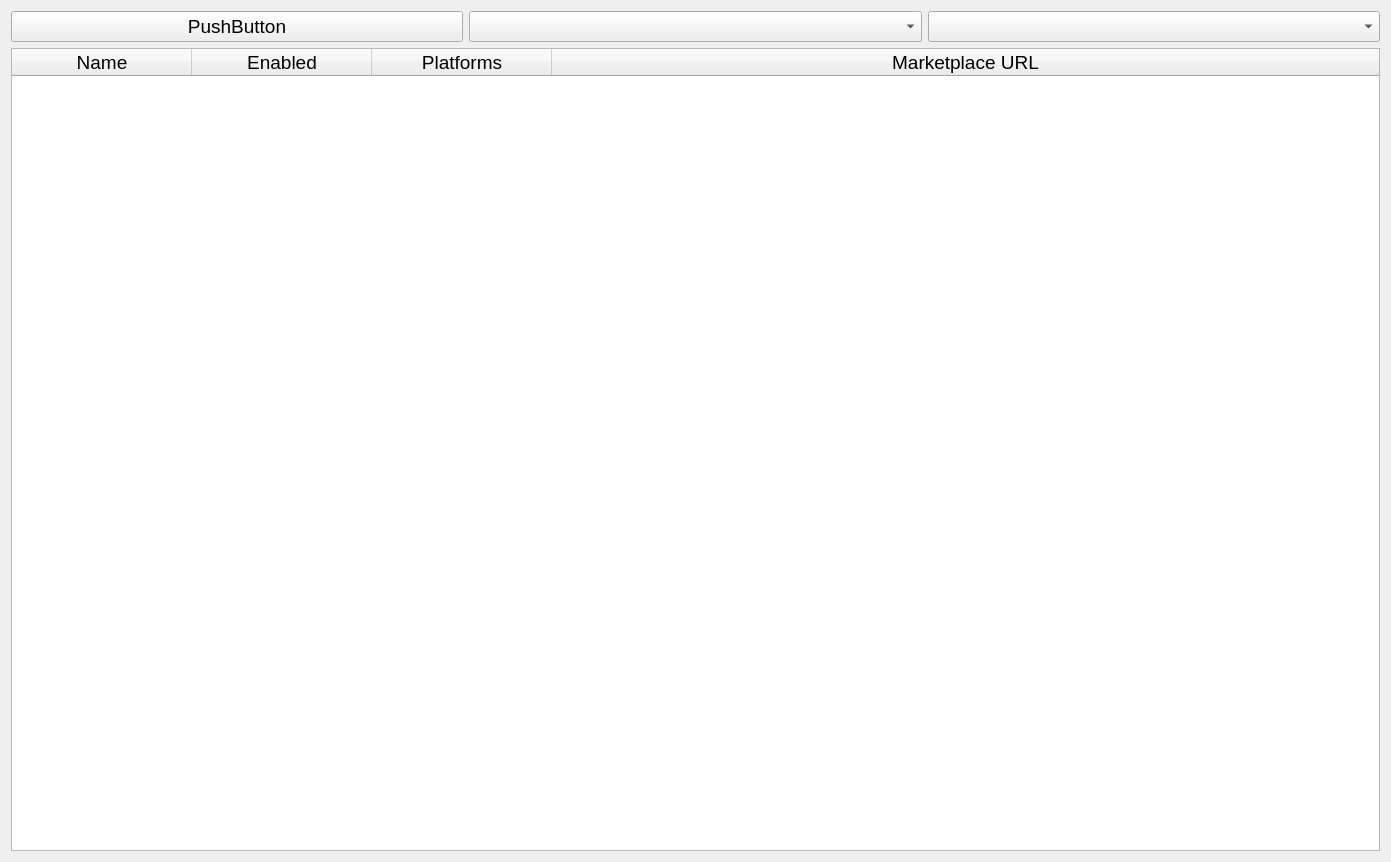
<?xml version="1.0" encoding="UTF-8"?>
<ui version="4.0">
 <class>KPM::UnrealProjectPluginView</class>
 <widget class="QWidget" name="KPM::UnrealProjectPluginView">
  <property name="geometry">
   <rect>
    <x>0</x>
    <y>0</y>
    <width>1391</width>
    <height>862</height>
   </rect>
  </property>
  <property name="font">
   <font>
    <pointsize>14</pointsize>
   </font>
  </property>
  <property name="windowTitle">
   <string>Form</string>
  </property>
  <layout class="QVBoxLayout" name="verticalLayout">
   <item>
    <widget class="QWidget" name="widget" native="true">
     <layout class="QHBoxLayout" name="horizontalLayout">
      <property name="leftMargin">
       <number>0</number>
      </property>
      <property name="topMargin">
       <number>0</number>
      </property>
      <property name="rightMargin">
       <number>0</number>
      </property>
      <property name="bottomMargin">
       <number>0</number>
      </property>
      <item>
       <widget class="QPushButton" name="pushButton">
        <property name="text">
         <string>PushButton</string>
        </property>
       </widget>
      </item>
      <item>
       <widget class="QComboBox" name="filterByPlatform"/>
      </item>
      <item>
       <widget class="QComboBox" name="filterByEnabled"/>
      </item>
     </layout>
    </widget>
   </item>
   <item>
    <widget class="QTableWidget" name="pluginList">
     <property name="font">
      <font>
       <pointsize>14</pointsize>
       <stylestrategy>PreferDefault</stylestrategy>
      </font>
     </property>
     <property name="gridStyle">
      <enum>Qt::SolidLine</enum>
     </property>
     <attribute name="horizontalHeaderDefaultSectionSize">
      <number>180</number>
     </attribute>
     <attribute name="horizontalHeaderStretchLastSection">
      <bool>true</bool>
     </attribute>
     <column>
      <property name="text">
       <string notr="true">Name</string>
      </property>
     </column>
     <column>
      <property name="text">
       <string>Enabled</string>
      </property>
     </column>
     <column>
      <property name="text">
       <string>Platforms</string>
      </property>
     </column>
     <column>
      <property name="text">
       <string>Marketplace URL</string>
      </property>
     </column>
    </widget>
   </item>
  </layout>
 </widget>
 <resources/>
 <connections>
  <connection>
   <sender>pushButton</sender>
   <signal>pressed()</signal>
   <receiver>KPM::UnrealProjectPluginView</receiver>
   <slot>buttonPress()</slot>
   <hints>
    <hint type="sourcelabel">
     <x>251</x>
     <y>42</y>
    </hint>
    <hint type="destinationlabel">
     <x>939</x>
     <y>5</y>
    </hint>
   </hints>
  </connection>
 </connections>
 <slots>
  <slot>buttonPress()</slot>
 </slots>
</ui>
